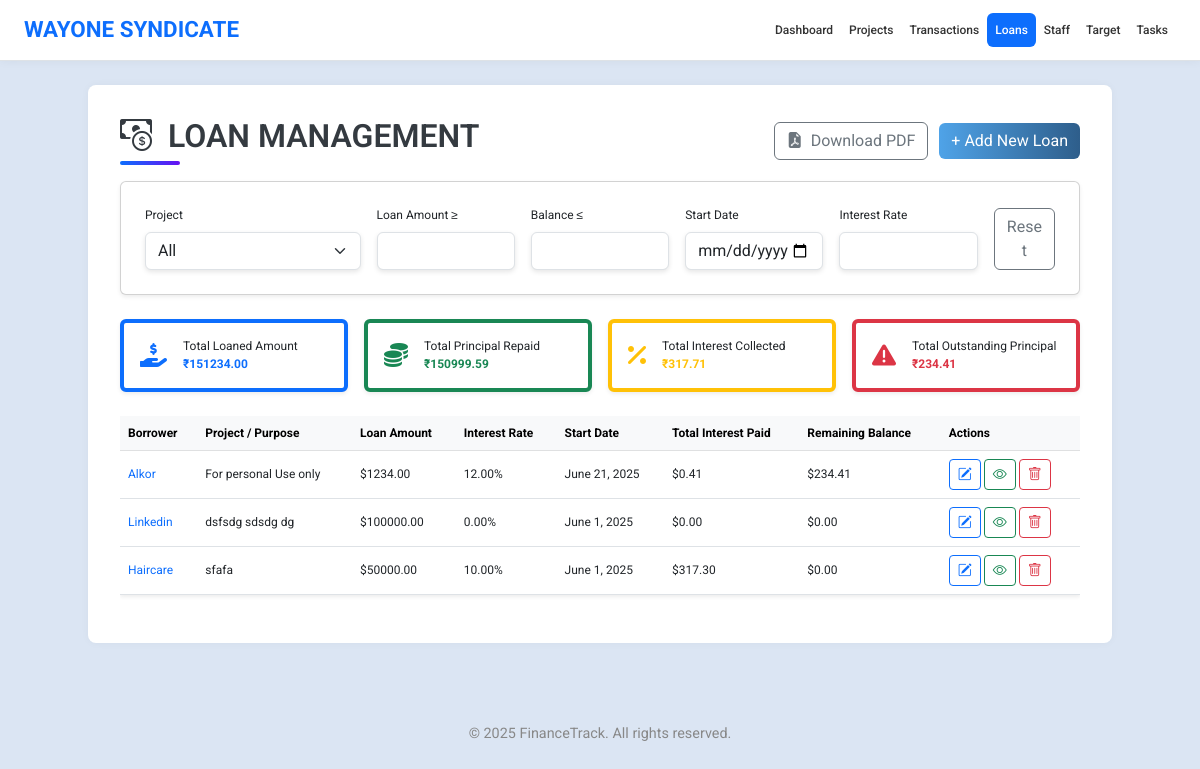
The page /loans/ on the database as committed earlier.
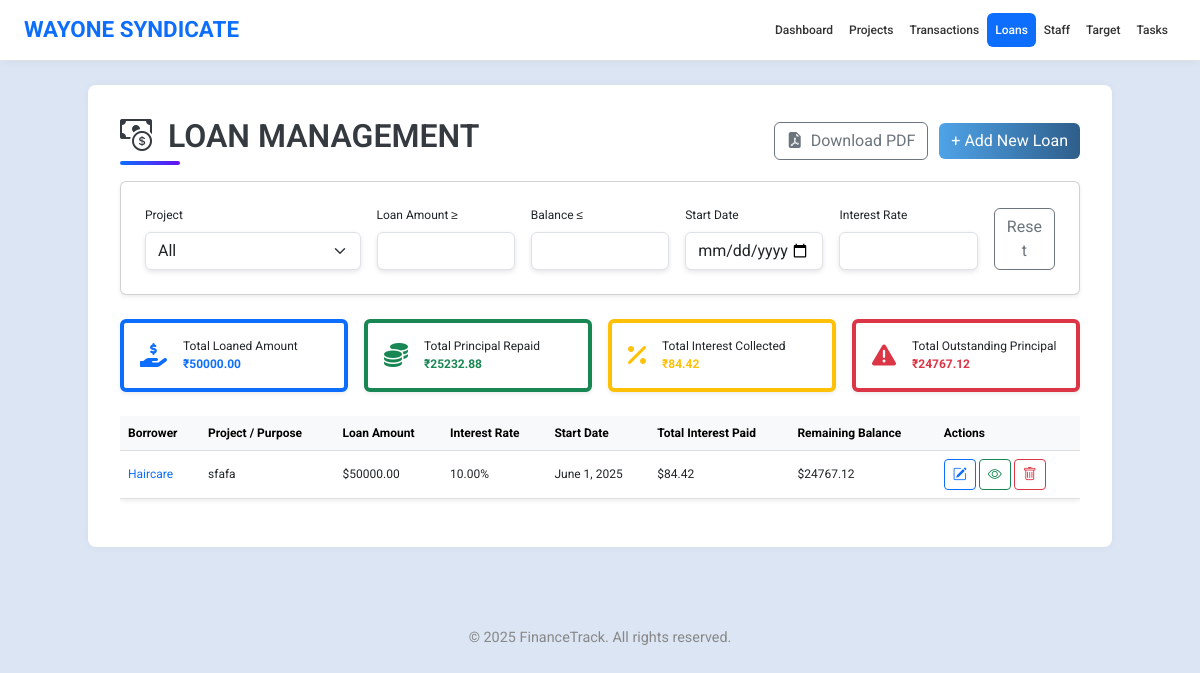
The same page on the database as committed later.
### app1/models.py (models this page shows, shortened)
class Loan(models.Model):
    project = models.ForeignKey(Project, on_delete=models.CASCADE)
    loan_id = models.CharField(max_length=50,unique=True)
    amount = models.DecimalField(max_digits=10, decimal_places=2)
    interest_rate = models.DecimalField(max_digits=5, decimal_places=2, help_text='annual Interest in %')
    loan_purpose = models.CharField(max_length=100)
    start_date = models.DateField()
    created_at = models.DateTimeField(auto_now_add=True)
    updated_at = models.DateTimeField(auto_now=True)
    class Meta:
        verbose_name = 'Loan'
        verbose_name_plural = 'Loans'
        ordering = ['-start_date']

class Project(models.Model):
    code = models.CharField(max_length=20)
    name = models.CharField(max_length=100)
    location = models.CharField(max_length=100)
    total_budget = models.DecimalField(max_digits=12, decimal_places=2)
    start_date = models.DateField()
    end_date = models.DateField()
    notes = models.TextField(blank=True, null=True)
    def __str__(self):
        return self.name

### app1/views.py (the view)
# urls.py: path('loans/', views.loan_list, name='loan_list'),
def loan_list(request):
    loans = Loan.objects.select_related('project').all()
    form = LoanForm()  # Required for Add Loan Modal
    for loan in loans:
        loan.get_form = LoanForm(instance=loan)
        total_interest = loan.repayments.aggregate(total=Sum('interest_paid'))['total'] or Decimal('0.00')
        total_principal = loan.repayments.aggregate(total=Sum('principal_paid'))['total'] or Decimal('0.00')
        loan.remaining_balance = loan.amount - total_principal
        loan.total_interest_paid = total_interest
    loans = list(loans)
    project = request.GET.get('project')
    loan_amount = request.GET.get('loan_amount')
    balance = request.GET.get('balance')
    start_date = request.GET.get('start_date')
    interest_rate = request.GET.get('interest_rate')
    if project:
        loans = [loan for loan in loans if str(loan.project_id) == project]
    if loan_amount:
        loans = [loan for loan in loans if loan.amount >= Decimal(loan_amount)]
    if balance:
        loans = [loan for loan in loans if loan.remaining_balance <= Decimal(balance)]
    if start_date:
        loans = [loan for loan in loans if str(loan.start_date) >= start_date]
    if interest_rate:
        loans = [loan for loan in loans if loan.interest_rate >= Decimal(interest_rate)]
    total_loaned_amount = sum([loan.amount for loan in loans], Decimal('0.00'))
    total_principal_repaid = Repayment.objects.aggregate(total=Sum('principal_paid'))['total'] or Decimal('0.00')
    total_interest_collected = Repayment.objects.aggregate(total=Sum('interest_paid'))['total'] or Decimal('0.00')
    total_outstanding = total_loaned_amount - total_principal_repaid
    context = {
        'form': form,  # Add Loan Modal
        'loans': loans,
        'projects': Project.objects.all(),
        'total_loaned_amount': total_loaned_amount,
        'total_principal_repaid': total_principal_repaid,
        'total_interest_collected': total_interest_collected,
        'total_outstanding': total_outstanding,
    }
    return render(request, 'loan.html', context)

### app1/forms.py
class LoanForm(forms.ModelForm):
    class Meta:
        model = Loan
        exclude = ('created_at', 'updated_at')  # fixed spelling
        widgets = {
            'loan_id': forms.TextInput(attrs={'class': 'form-control'}),
            'project': forms.Select(attrs={'class': 'form-select'}),
            'amount': forms.NumberInput(attrs={'class': 'form-control'}),
            'interest_rate': forms.NumberInput(attrs={'class': 'form-control'}),
            'purpose': forms.Textarea(attrs={'class': 'form-control'}),
            'start_date': forms.DateInput(attrs={'class': 'form-control', 'type': 'date'}),
            'repayment_date': forms.DateInput(attrs={'class': 'form-control', 'type': 'date'}),
        }
    def __init__(self, *args, **kwargs):
        super(LoanForm, self).__init__(*args, **kwargs)
        self.fields['project'].empty_label = "Select Project"

### templates/loan.html (shortened to what the changed rows need)
{% extends 'base.html' %}
{% load static %}
{% block content %}
<div class="d-flex justify-content-between align-items-center mb-3">
   <h2 class="page-title mb-3 mb-md-0">
     <i class="bi bi-cash-coin me-2"></i> LOAN MANAGEMENT
   </h2>
</div>
<div class="row g-3 mb-4">
  <div class="col-md-3">
    <div class="card shadow-sm p-3 border-start border-primary border-4 custom-card">
      <div class="d-flex align-items-center">
        <div>
          <h6 class="mb-1">Total Loaned Amount</h6>
          <h4 class="text-primary fw-bold mb-0">₹{{ total_loaned_amount|floatformat:2 }}</h4>
        </div>
      </div>
    </div>
  </div>
  <div class="col-md-3">
    <div class="card shadow-sm p-3 border-start border-success border-4 custom-card">
      <div class="d-flex align-items-center">
        <div>
          <h6 class="mb-1">Total Principal Repaid</h6>
          <h4 class="text-success fw-bold mb-0">₹{{ total_principal_repaid|floatformat:2 }}</h4>
        </div>
      </div>
    </div>
  </div>
  <div class="col-md-3">
    <div class="card shadow-sm p-3 border-start border-warning border-4 custom-card">
      <div class="d-flex align-items-center">
        <div>
          <h6 class="mb-1">Total Interest Collected</h6>
          <h4 class="text-warning fw-bold mb-0">₹{{ total_interest_collected|floatformat:2 }}</h4>
        </div>
      </div>
    </div>
  </div>
  <div class="col-md-3">
    <div class="card shadow-sm p-3 border-start border-danger border-4 custom-card">
      <div class="d-flex align-items-center">
        <div>
          <h6 class="mb-1">Total Outstanding Principal</h6>
          <h4 class="text-danger fw-bold mb-0">₹{{ total_outstanding|floatformat:2 }}</h4>
        </div>
      </div>
    </div>
  </div>
</div>
<div class="table-responsive">
  <table class="table table-hover shadow-sm">
    <thead class="table-light">
      <tr>
        <th>Borrower</th>
        <th>Project / Purpose</th>
        <th>Loan Amount</th>
        <th>Interest Rate</th>
        <th>Start Date</th>
        <th>Total Interest Paid</th>
        <th>Remaining Balance</th>
        <th>Actions</th>
      </tr>
    </thead>
    <tbody>
      {% for loan in loans %}
      <tr>
        <td><a href="#" class="text-primary" data-bs-toggle="modal" data-bs-target="#viewLoanModal{{ loan.id }}">{{ loan.project }}</a></td>
        <td>{{ loan.loan_purpose }}</td>
        <td>${{ loan.amount|floatformat:2 }}</td>
        <td>{{ loan.interest_rate|floatformat:2 }}%</td>
        <td>{{ loan.start_date }}</td>
        <td>${{ loan.total_interest_paid|default:"0.00"|floatformat:2 }}</td>
        <td>${{ loan.remaining_balance|default:"0.00"|floatformat:2 }}</td>
        <td>
          <button class="btn btn-sm btn-outline-primary" data-bs-toggle="modal" data-bs-target="#editLoanModal{{ loan.id }}">
             <i class="bi bi-pencil-square"></i>
          </button>
          <a href="{% url 'loan_detail' loan.id %}" class="btn btn-sm btn-outline-success">
              <i class="bi bi-eye"></i>
          </a>
          <button class="btn btn-sm btn-outline-danger" onclick="deleteLoan({{ loan.id }})">
             <i class="bi bi-trash"></i>
          </button>
        </td>
      </tr>
      {% endfor %}
    </tbody>
  </table>
</div>
{% endblock %}

Rows that differ between the two databases and show on the page:
removed Loan: project "Alkor", loan_purpose "For personal Use only", amount "1234.00", interest_rate "12.00", start_date "June 21, 2025", total_interest_paid "0.41", remaining_balance "234.41"
removed Loan: project "Linkedin", loan_purpose "dsfsdg sdsdg dg", amount "100000.00", interest_rate "0.00", start_date "June 1, 2025", total_interest_paid "0.00", remaining_balance "0.00"
computed for Loan "sfafa": total_interest_paid "317.30" → "84.42"; remaining_balance "0.00" → "24767.12"
Other text that changed with them:
{{ total_loaned_amount|floatformat:2 }}: "151234.00" → "50000.00"
{{ total_principal_repaid|floatformat:2 }}: "150999.59" → "25232.88"
{{ total_interest_collected|floatformat:2 }}: "317.71" → "84.42"
{{ total_outstanding|floatformat:2 }}: "234.41" → "24767.12"
